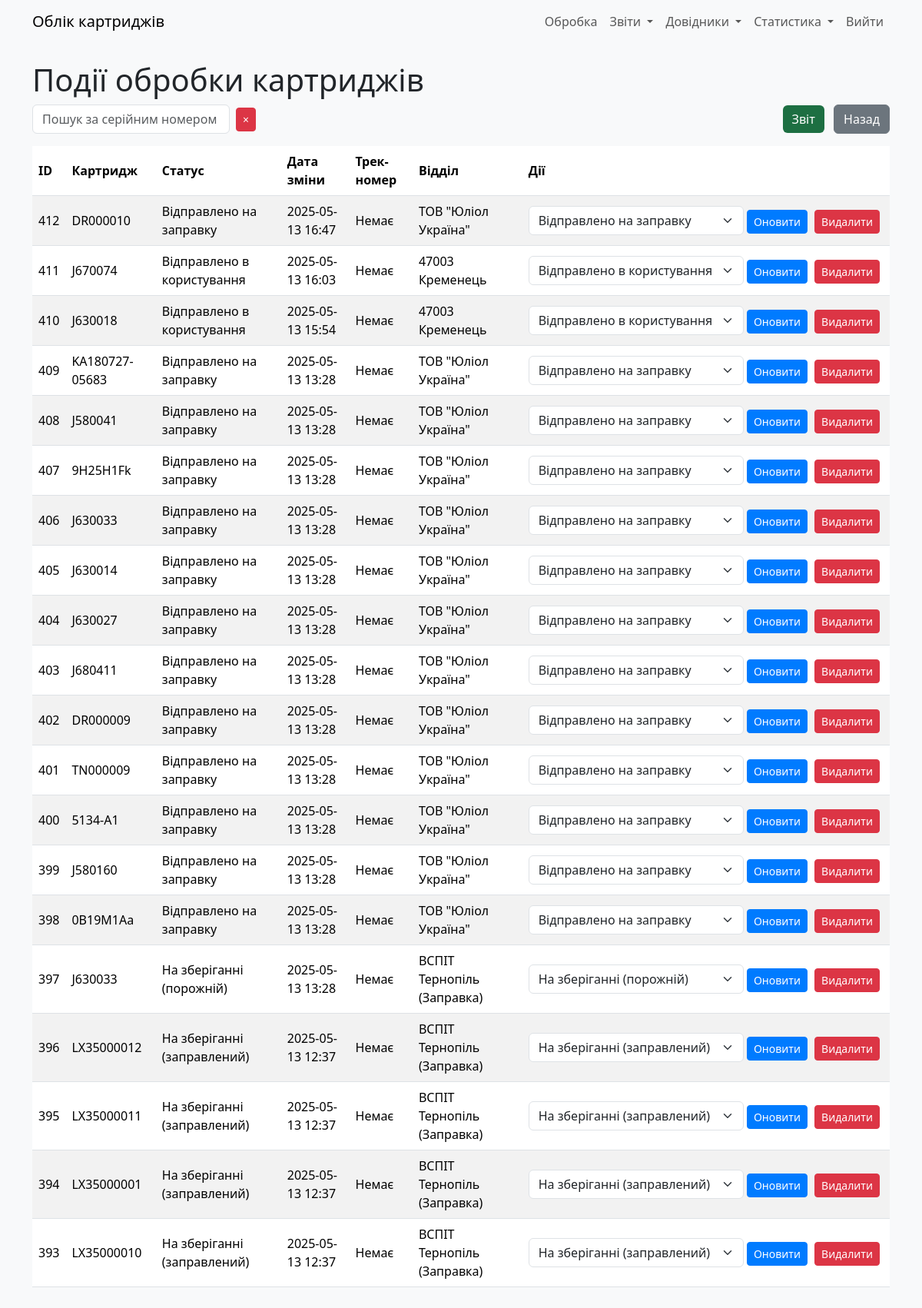
The app's page /cartridge_status (signed in), older data.
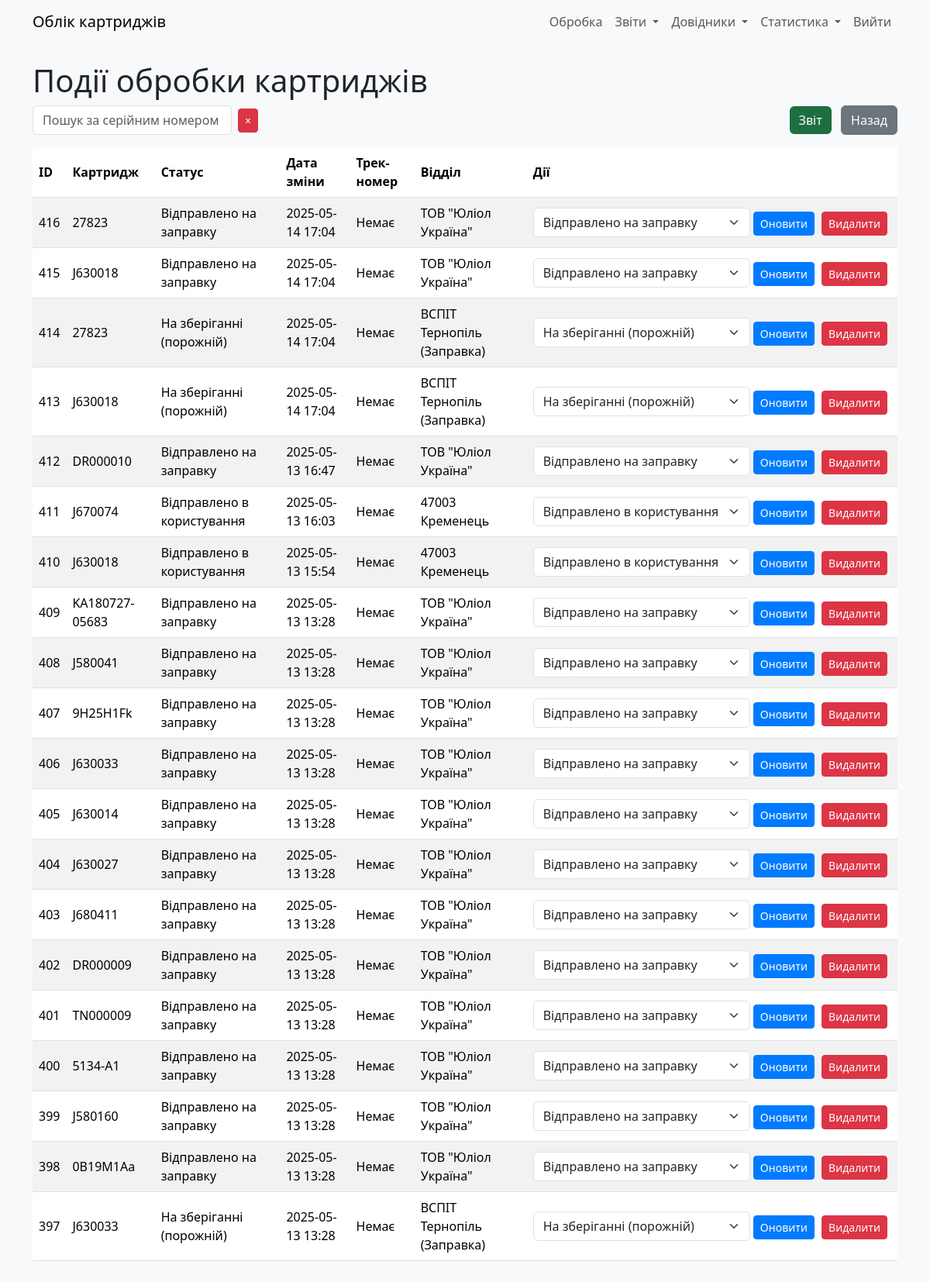
The same page, newer data.
### models.py (models this page shows)
class CartridgeStatus(db.Model):
    __tablename__ = "cartrg_status"
    id: Mapped[int] = mapped_column(primary_key=True)
    cartridge_id = mapped_column(ForeignKey(Cartridges.id))
    status: Mapped[int] = mapped_column(Integer, server_default=literal(0))
    date_ofchange: Mapped[DateTime] = mapped_column(DateTime, server_default=func.now())
    parcel_track: Mapped[str] = mapped_column(String(13), nullable=True)
    exec_dept: Mapped[int] = mapped_column(ForeignKey(RefillDept.id))
    user_updated: Mapped[int] = mapped_column(ForeignKey(User.id))
    time_updated: Mapped[DateTime] = mapped_column(DateTime, server_default=func.now())
    __table_args__ = (
        Index('idx_cartridge_date', 'cartridge_id', 'date_ofchange'),  # Композитний індекс
        Index('idx_status', 'status'),                                 # Окремий індекс для status
        Index('idx_exec_dept', 'exec_dept'),                           # Окремий індекс для exec_dept
    )

class Cartridges(db.Model):
    __tablename__ = "cartridges"
    id: Mapped[int] = mapped_column(primary_key=True)
    serial_num: Mapped[str] = mapped_column(String(255), server_default="N/A")
    in_printer: Mapped[int] = mapped_column(ForeignKey(CustomerEquipment.id), nullable=True)
    cartridge_model: Mapped[str] = mapped_column(String(255), nullable=True)  # Текстове поле
    cartrg_model_id: Mapped[int] = mapped_column(ForeignKey(CartridgeModel.id), default=1)
    user_updated: Mapped[int] = mapped_column(ForeignKey(User.id))
    time_updated: Mapped[DateTime] = mapped_column(DateTime, server_default=func.now())
    curr_status: Mapped[int] = mapped_column(Integer, nullable=False, default=0)
    curr_dept: Mapped[int] = mapped_column(Integer, nullable=False, default=0)
    curr_parcel_track: Mapped[str] = mapped_column(String(13), nullable=True)

class RefillDept(db.Model):
    __tablename__ = "refill_dept"
    id: Mapped[int] = mapped_column(primary_key=True)
    deptname: Mapped[str] = mapped_column(String(30))
    dept_description: Mapped[str] = mapped_column(String(255))
    addr1: Mapped[str] = mapped_column(String(255))
    addr2: Mapped[str] = mapped_column(String(255))
    addr3: Mapped[str] = mapped_column(String(255))
    addr4: Mapped[str] = mapped_column(String(255))
    addr5: Mapped[str] = mapped_column(String(255))
    dept_description: Mapped[str] = mapped_column(String(255))  # Нове поле
    is_exec: Mapped[int] = mapped_column(Integer, server_default=literal(0))
    user_updated: Mapped[int] = mapped_column(ForeignKey(User.id))
    time_updated: Mapped[DateTime] = mapped_column(DateTime, server_default=func.now())

### app.py (the view)
    def wrapper(*args, **kwargs):
        if current_user.role != 'admin':
            abort(403)
        return f(*args, **kwargs)

### app.py (called while the page is built)
@login_manager.user_loader
def load_user(user_id):
    return User.query.get(int(user_id))

def admin_required(f):
    def wrapper(*args, **kwargs):
        if current_user.role != 'admin':
            abort(403)
        return f(*args, **kwargs)
    wrapper.__name__ = f.__name__
    return wrapper

### templates/cartridge_status.html (shortened to what this page needs)
{% extends "base.html" %}
{% block content %}
    <h1>Події обробки картриджів</h1>
    <div class="mb-3 d-flex justify-content-between align-items-center">
        <div class="d-flex align-items-center">
            <input type="text" id="search" class="form-control" placeholder="Пошук за серійним номером" value="{{ search|escape }}" style="max-width: 400px;">
            <button id="clear-search" class="btn btn-danger btn-sm ms-2" title="Очистити пошук">
                <span>×</span>
            </button>
        </div>
        <div>
            <a href="{{ url_for('export_cartridge_events') }}" class="btn btn-excel me-2">Звіт</a>
            <a href="{{ url_for('index') }}" class="btn btn-secondary">Назад</a>
        </div>
    </div>
    <table class="table table-striped" id="status-table">
        <thead>
            <tr>
                <th>ID</th>
                <th>Картридж</th>
                <th>Статус</th>
                <th>Дата зміни</th>
                <th>Трек-номер</th>
                <th>Відділ</th>
                <th>Дії</th>
            </tr>
        </thead>
        <tbody id="status-table-body">
            {% for status, serial_num, deptname in statuses %}
            <tr>
                <td>{{ status.id }}</td>
                <td>{{ serial_num }}</td>
                <td>{{ {0: 'Не вказано', 1: 'На зберіганні (порожній)', 2: 'Відправлено в користування', 3: 'Відправлено на заправку', 4: 'Непридатний (списаний)', 5: 'Одноразовий (фарба у банці)', 6: 'На зберіганні (заправлений)'}[status.status] }}</td>
                <td>{{ status.date_ofchange.strftime('%Y-%m-%d %H:%M') }}</td>
                <td>{{ status.parcel_track or 'Немає' }}</td>
                <td>{{ deptname }}</td>
                <td class="actions-column">
                    <form action="{{ url_for('update_status', status_id=status.id) }}" method="POST" class="d-inline">
                        <select name="status" class="form-select d-inline w-auto">
                            <option value="1" {% if status.status == 1 %}selected{% endif %}>На зберіганні (порожній)</option>
                            <option value="2" {% if status.status == 2 %}selected{% endif %}>Відправлено в користування</option>
                            <option value="3" {% if status.status == 3 %}selected{% endif %}>Відправлено на заправку</option>
                            <option value="6" {% if status.status == 6 %}selected{% endif %}>На зберіганні (заправлений)</option>
                        </select>
                        <button type="submit" class="btn btn-primary btn-sm">Оновити</button>
                    </form>
                    <form action="{{ url_for('delete_status', status_id=status.id) }}" method="POST" class="d-inline" onsubmit="return confirm('Ви впевнені, що хочете видалити цей статус?');">
                        <button type="submit" class="btn btn-danger btn-sm">Видалити</button>
                    </form>
                </td>
            </tr>
            {% endfor %}
        </tbody>
    </table>
{% endblock %}

### templates/base.html (shortened to what this page needs)
<!DOCTYPE html>
<html lang="uk">
<head>
    <link rel="stylesheet" href="{{ url_for('static', filename='css/bootstrap.min.css') }}">
    <link rel="stylesheet" href="{{ url_for('static', filename='css/style.css') }}">
</head>
<body>
    <nav class="navbar navbar-expand-lg navbar-light bg-light">
        <div class="container">
            <a class="navbar-brand" href="{{ url_for('index') }}">Облік картриджів</a>
            <div class="collapse navbar-collapse" id="navbarNav">
                <ul class="navbar-nav ms-auto">
                    {% if current_user.is_authenticated %}
                        <li class="nav-item">
                            <a class="nav-link" href="{{ url_for('mass_input') }}">Обробка</a>
                        </li>
                        <li class="nav-item dropdown">
                            <a class="nav-link dropdown-toggle" href="#" id="navbarDropdownReports" role="button" data-bs-toggle="dropdown" aria-expanded="false">
                                Звіти
                            </a>
                        </li>
                        <li class="nav-item dropdown">
                            <a class="nav-link dropdown-toggle" href="#" id="navbarDropdownRefs" role="button" data-bs-toggle="dropdown" aria-expanded="false">
                                Довідники
                            </a>
                        </li>
                        <li class="nav-item dropdown">
                            <a class="nav-link dropdown-toggle" href="#" id="navbarDropdownStats" role="button" data-bs-toggle="dropdown" aria-expanded="false">
                                Статистика
                            </a>
                        </li>
                        <li class="nav-item">
                            <a class="nav-link" href="{{ url_for('logout') }}">Вийти</a>
                        </li>
                    {% else %}
                        <li class="nav-item">
                            <a class="nav-link" href="{{ url_for('login') }}">Увійти</a>
                        </li>
                    {% endif %}
                </ul>
            </div>
        </div>
    </nav>
    <div class="container mt-4">
        {% block content %}{% endblock %}
    </div>
</body>
</html>

### static/css/style.css (style rules this page uses)
body { background-color: #f8f9fa; }
.table th, .table td { vertical-align: middle; }
.form-control, .form-select { max-width: 300px; }
.btn-sm { margin-right: 5px; }
.navbar-nav .nav-link { padding-left: 10px; padding-right: 10px; }
.btn-primary { background-color: #007bff; border-color: #007bff; }
.btn-secondary { background-color: #6c757d; border-color: #6c757d; }

### templates/cartridge_status.html (style rules this page uses)
.actions-column { white-space: nowrap; vertical-align: middle; }
#clear-search { padding: 0.25rem 0.5rem; }
.btn-excel { background-color: #1D6F42; color: white; border: none; }

Row changes from the older to the newer data that the page shows:
no longer on this page (row unchanged): CartridgeStatus: id "396", serial_num "LX35000012", status "На зберіганні (заправлений)", date_ofchange "2025-05-13 12:37", parcel_track "Немає", deptname "ВСПІТ Тернопіль (Заправка)"
no longer on this page (row unchanged): CartridgeStatus: id "395", serial_num "LX35000011", status "На зберіганні (заправлений)", date_ofchange "2025-05-13 12:37", parcel_track "Немає", deptname "ВСПІТ Тернопіль (Заправка)"
no longer on this page (row unchanged): CartridgeStatus: id "394", serial_num "LX35000001", status "На зберіганні (заправлений)", date_ofchange "2025-05-13 12:37", parcel_track "Немає", deptname "ВСПІТ Тернопіль (Заправка)"
no longer on this page (row unchanged): CartridgeStatus: id "393", serial_num "LX35000010", status "На зберіганні (заправлений)", date_ofchange "2025-05-13 12:37", parcel_track "Немає", deptname "ВСПІТ Тернопіль (Заправка)"
added CartridgeStatus: id "416", serial_num "27823", status "Відправлено на заправку", date_ofchange "2025-05-14 17:04", parcel_track "Немає", deptname "ТОВ \"Юліол Україна\""
added CartridgeStatus: id "415", serial_num "J630018", status "Відправлено на заправку", date_ofchange "2025-05-14 17:04", parcel_track "Немає", deptname "ТОВ \"Юліол Україна\""
added CartridgeStatus: id "414", serial_num "27823", status "На зберіганні (порожній)", date_ofchange "2025-05-14 17:04", parcel_track "Немає", deptname "ВСПІТ Тернопіль (Заправка)"
added CartridgeStatus: id "413", serial_num "J630018", status "На зберіганні (порожній)", date_ofchange "2025-05-14 17:04", parcel_track "Немає", deptname "ВСПІТ Тернопіль (Заправка)"
